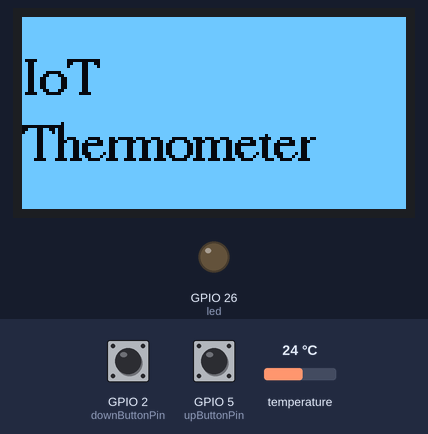
Recording of a sketch running on a simulated ESP32. Shown: 128×64 one-colour display, output pins drawn as LEDs (lit = HIGH). The inputs (shaded band) are chosen by the test bench; at power-on: temperature 24 °C, GPIO 2 (downButtonPin) HIGH, GPIO 5 (upButtonPin) LOW.

Above: at 4.2 s.
At 7.37 s:
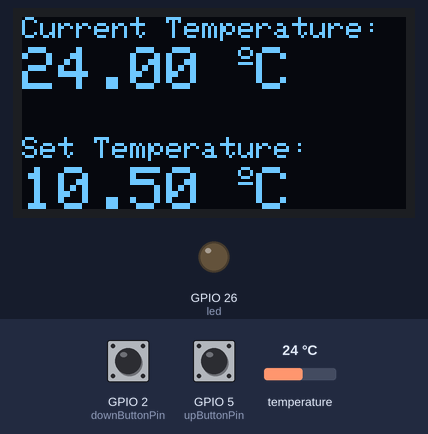
7.4 s: temperature set to 12 °C
At 7.49 s:
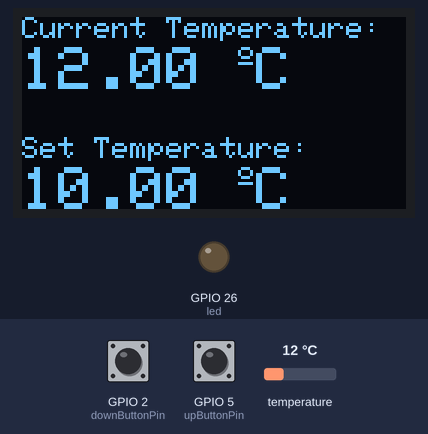
8.9 s: temperature set to 19 °C
At 10.3 s:
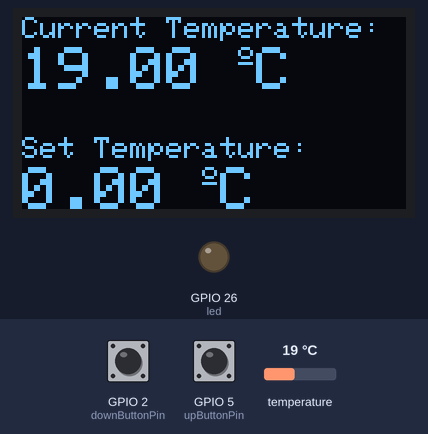
10.4 s: temperature set to 28 °C
At 11.7 s:
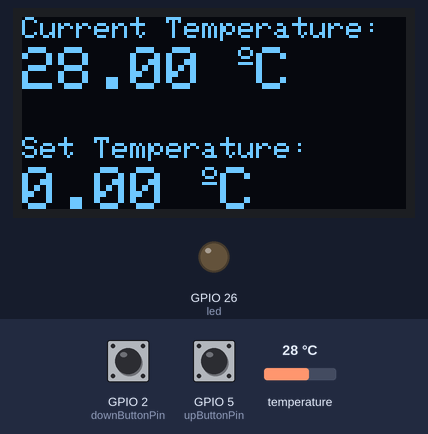
Timing chart, 0 to 13.4 s (numbered marks = the images above; inputs shaded):
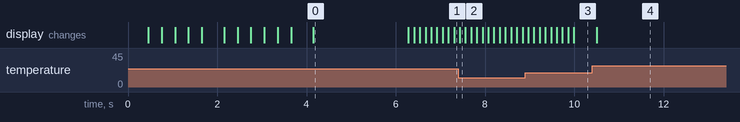

The sketch:

Thermostat_Local.ino
```cpp
#include <Wire.h>
#include <Adafruit_GFX.h>
#include <Adafruit_SSD1306.h>
#include <Fonts/FreeSerif9pt7b.h>
#include <Adafruit_Sensor.h>
#include <Adafruit_BME280.h>

#define SCREEN_WIDTH 128 // OLED display width, in pixels
#define SCREEN_HEIGHT 64 // OLED display height, in pixels

Adafruit_SSD1306 display(SCREEN_WIDTH, SCREEN_HEIGHT, &Wire, -1);

Adafruit_BME280 bme;

// Push buttons
int upButtonPin = 5; // Controls the temp in the upward direction
int downButtonPin = 2; // Controls the temp in the downward direction
int upVal; // Status of Up-Button
int downVal; // Status of Down-Button
float setTemp = 15.00; // Starting temperature
String msg = "Down-button state is ";
String msg2 = "  Up-Button state is: ";
int dt = 100; // Delay time, only when pressing a button

// Define RedLED
#define led 26

void setup() {

  // Start the Serial Monitor @ 115200 Baud rate
  Serial.begin(115200);

  // Set the push-buttons as INPUT (Pull-UP in hardware)
  pinMode(upButtonPin, INPUT);
  pinMode(downButtonPin, INPUT);

  // Set Red LED as OUTPUT
  pinMode(led, OUTPUT);

  // Because the OLED and the BME280 have different addresses, we can use the same I2C SDA and SCL lines without any problem.
  // The OLED display address is 0x3C and the BME280 address is 0x76.
  if(!display.begin(SSD1306_SWITCHCAPVCC, 0x3C)) {
    Serial.println(F("SSD1306 allocation failed"));
    for(;;);
  }

  bool status = bme.begin(0x76);
  if (!status) {
    Serial.println("Could not find a valid BME280 sensor, check wiring!");
    while (1);
  }

  // Display the OLED start screen
  display.invertDisplay(true);
  display.setFont(&FreeSerif9pt7b);
  display.clearDisplay();
  display.setTextSize(1);
  display.setTextColor(WHITE);
  display.setCursor(0,25);
  display.println("IoT\nThermometer");
  display.display();
  delay(100);
  display.startscrolldiagright(0x00, 0x07);
  delay(2000);
  display.startscrolldiagleft(0x00, 0x07);
  delay(2000);
  display.stopscroll();
  delay(2000);
}

void loop() {
  upVal = digitalRead(upButtonPin);
  downVal = digitalRead(downButtonPin);
  // Serial.print(msg + downVal);
  // Serial.println(msg2 + upVal);

  if (upVal == 1 && downVal == 0) { // When pressing the Up-Button
    setTemp += 0.50;
    delay(dt); // Delay time, only when pressing the button
    if (setTemp > 30.00) {
      setTemp = 30;
    }
  }
  if (upVal == 0 && downVal == 1) { // When pressing the Down-Button
    setTemp -= 0.50;
    delay(dt); // Delay time, only when pressing the button
    if (setTemp < 0.00) {
      setTemp = 0.00;
    }
  }

  if (bme.readTemperature() <= setTemp){
    digitalWrite(led, HIGH);
  }
  else{
    digitalWrite(led, LOW);
  }

  // Clear the OLED buffer
  display.clearDisplay();
  // display current temperature in °C
  display.invertDisplay(false);
  display.setFont();
  display.setTextSize(1);
  display.setCursor(0,0);
  display.print("Current Temperature:");
  display.setTextSize(2);
  display.setCursor(0,10);
  display.print(String(bme.readTemperature()));
  display.print(" ");
  display.setTextSize(1);
  display.cp437(true);
  display.write(167);
  display.setTextSize(2);
  display.print("C");
  // display set temperature in °C
  display.setTextSize(1);
  display.setCursor(0,40);
  display.print("Set Temperature:");
  display.setTextSize(2);
  display.setCursor(0,50);
  display.print(setTemp);
  display.print(" ");
  display.setTextSize(1);
  display.cp437(true);
  display.write(167);
  display.setTextSize(2);
  display.print("C");

  // "display.display()" is NOT necessary after every single drawing command,
  // you can batch up a bunch of drawing operations and then update the screen
  // all at once by calling "display.display()".
  display.display();
}
```

Measured:
- after the input at 10.4 s, the display: changes after 0.10 s (image 4)
- what the display in image 0 shows lasts 2.1 s, from 4.2 s to 6.3 s
